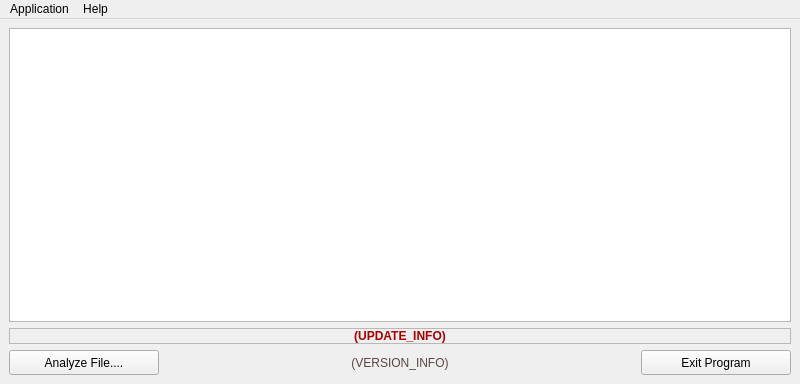
<?xml version="1.0" encoding="UTF-8"?>
<ui version="4.0">
 <class>MainWindow</class>
 <widget class="QMainWindow" name="MainWindow">
  <property name="geometry">
   <rect>
    <x>0</x>
    <y>0</y>
    <width>800</width>
    <height>384</height>
   </rect>
  </property>
  <property name="windowTitle">
   <string>MediaInfoXP - Minimalist GUI for MediaInfo</string>
  </property>
  <property name="windowIcon">
   <iconset resource="../MediaInfoXP.qrc">
    <normaloff>:/MediaInfoXP.png</normaloff>:/MediaInfoXP.png</iconset>
  </property>
  <widget class="QWidget" name="centralwidget">
   <layout class="QGridLayout" name="gridLayout_2">
    <item row="0" column="0">
     <layout class="QVBoxLayout" name="verticalLayout">
      <item>
       <widget class="QTextBrowser" name="textBrowser">
        <property name="horizontalScrollBarPolicy">
         <enum>Qt::ScrollBarAlwaysOff</enum>
        </property>
        <property name="lineWrapMode">
         <enum>QTextEdit::NoWrap</enum>
        </property>
       </widget>
      </item>
      <item>
       <widget class="QLabel" name="updateLabel">
        <property name="palette">
         <palette>
          <active>
           <colorrole role="WindowText">
            <brush brushstyle="SolidPattern">
             <color alpha="255">
              <red>170</red>
              <green>0</green>
              <blue>0</blue>
             </color>
            </brush>
           </colorrole>
          </active>
          <inactive>
           <colorrole role="WindowText">
            <brush brushstyle="SolidPattern">
             <color alpha="255">
              <red>170</red>
              <green>0</green>
              <blue>0</blue>
             </color>
            </brush>
           </colorrole>
          </inactive>
          <disabled>
           <colorrole role="WindowText">
            <brush brushstyle="SolidPattern">
             <color alpha="255">
              <red>120</red>
              <green>120</green>
              <blue>120</blue>
             </color>
            </brush>
           </colorrole>
          </disabled>
         </palette>
        </property>
        <property name="font">
         <font>
          <weight>75</weight>
          <bold>true</bold>
         </font>
        </property>
        <property name="frameShape">
         <enum>QFrame::StyledPanel</enum>
        </property>
        <property name="text">
         <string>(UPDATE_INFO)</string>
        </property>
        <property name="alignment">
         <set>Qt::AlignCenter</set>
        </property>
        <property name="margin">
         <number>2</number>
        </property>
        <property name="openExternalLinks">
         <bool>true</bool>
        </property>
       </widget>
      </item>
      <item>
       <layout class="QHBoxLayout" name="horizontalLayout">
        <item>
         <widget class="QPushButton" name="analyzeButton">
          <property name="minimumSize">
           <size>
            <width>150</width>
            <height>25</height>
           </size>
          </property>
          <property name="text">
           <string>Analyze File....</string>
          </property>
          <property name="icon">
           <iconset resource="../MediaInfoXP.qrc">
            <normaloff>:/MediaInfoXP.png</normaloff>:/MediaInfoXP.png</iconset>
          </property>
         </widget>
        </item>
        <item>
         <spacer name="horizontalSpacer_2">
          <property name="orientation">
           <enum>Qt::Horizontal</enum>
          </property>
          <property name="sizeHint" stdset="0">
           <size>
            <width>40</width>
            <height>20</height>
           </size>
          </property>
         </spacer>
        </item>
        <item>
         <widget class="QLabel" name="versionLabel">
          <property name="sizePolicy">
           <sizepolicy hsizetype="Expanding" vsizetype="Preferred">
            <horstretch>0</horstretch>
            <verstretch>0</verstretch>
           </sizepolicy>
          </property>
          <property name="palette">
           <palette>
            <active>
             <colorrole role="WindowText">
              <brush brushstyle="SolidPattern">
               <color alpha="255">
                <red>91</red>
                <green>70</green>
                <blue>70</blue>
               </color>
              </brush>
             </colorrole>
            </active>
            <inactive>
             <colorrole role="WindowText">
              <brush brushstyle="SolidPattern">
               <color alpha="255">
                <red>91</red>
                <green>70</green>
                <blue>70</blue>
               </color>
              </brush>
             </colorrole>
            </inactive>
            <disabled>
             <colorrole role="WindowText">
              <brush brushstyle="SolidPattern">
               <color alpha="255">
                <red>120</red>
                <green>120</green>
                <blue>120</blue>
               </color>
              </brush>
             </colorrole>
            </disabled>
           </palette>
          </property>
          <property name="cursor">
           <cursorShape>PointingHandCursor</cursorShape>
          </property>
          <property name="text">
           <string>(VERSION_INFO)</string>
          </property>
          <property name="alignment">
           <set>Qt::AlignCenter</set>
          </property>
         </widget>
        </item>
        <item>
         <spacer name="horizontalSpacer">
          <property name="orientation">
           <enum>Qt::Horizontal</enum>
          </property>
          <property name="sizeHint" stdset="0">
           <size>
            <width>40</width>
            <height>20</height>
           </size>
          </property>
         </spacer>
        </item>
        <item>
         <widget class="QPushButton" name="exitButton">
          <property name="minimumSize">
           <size>
            <width>150</width>
            <height>25</height>
           </size>
          </property>
          <property name="text">
           <string>Exit Program</string>
          </property>
          <property name="icon">
           <iconset resource="../MediaInfoXP.qrc">
            <normaloff>:/res/ico_quit.png</normaloff>:/res/ico_quit.png</iconset>
          </property>
         </widget>
        </item>
       </layout>
      </item>
     </layout>
    </item>
   </layout>
  </widget>
  <widget class="QMenuBar" name="menubar">
   <property name="geometry">
    <rect>
     <x>0</x>
     <y>0</y>
     <width>800</width>
     <height>21</height>
    </rect>
   </property>
   <widget class="QMenu" name="menuFile">
    <property name="title">
     <string>Application</string>
    </property>
    <widget class="QMenu" name="menuPreferences">
     <property name="title">
      <string>Preferences</string>
     </property>
     <property name="icon">
      <iconset resource="../MediaInfoXP.qrc">
       <normaloff>:/res/ico_options.png</normaloff>:/res/ico_options.png</iconset>
     </property>
     <addaction name="actionShellExtension"/>
     <addaction name="actionVerboseOutput"/>
    </widget>
    <addaction name="actionOpen"/>
    <addaction name="separator"/>
    <addaction name="actionSave"/>
    <addaction name="actionCopyToClipboard"/>
    <addaction name="actionClear"/>
    <addaction name="separator"/>
    <addaction name="menuPreferences"/>
    <addaction name="separator"/>
    <addaction name="actionExit"/>
   </widget>
   <widget class="QMenu" name="menuHelp">
    <property name="title">
     <string>Help</string>
    </property>
    <addaction name="actionLink_MuldeR"/>
    <addaction name="actionLink_MediaInfo"/>
    <addaction name="actionLink_Discuss"/>
    <addaction name="separator"/>
    <addaction name="actionAbout"/>
   </widget>
   <addaction name="menuFile"/>
   <addaction name="menuHelp"/>
  </widget>
  <action name="actionExit">
   <property name="icon">
    <iconset resource="../MediaInfoXP.qrc">
     <normaloff>:/res/ico_quit.png</normaloff>:/res/ico_quit.png</iconset>
   </property>
   <property name="text">
    <string>Exit</string>
   </property>
  </action>
  <action name="actionAbout">
   <property name="icon">
    <iconset resource="../MediaInfoXP.qrc">
     <normaloff>:/res/ico_info.png</normaloff>:/res/ico_info.png</iconset>
   </property>
   <property name="text">
    <string>About...</string>
   </property>
  </action>
  <action name="actionOpen">
   <property name="icon">
    <iconset resource="../MediaInfoXP.qrc">
     <normaloff>:/res/ico_folder.png</normaloff>:/res/ico_folder.png</iconset>
   </property>
   <property name="text">
    <string>Open Media File...</string>
   </property>
  </action>
  <action name="actionLink_MuldeR">
   <property name="icon">
    <iconset resource="../MediaInfoXP.qrc">
     <normaloff>:/res/ico_link.png</normaloff>:/res/ico_link.png</iconset>
   </property>
   <property name="text">
    <string>MuldeR's OpenSource Projects</string>
   </property>
  </action>
  <action name="actionLink_MediaInfo">
   <property name="icon">
    <iconset resource="../MediaInfoXP.qrc">
     <normaloff>:/res/ico_link.png</normaloff>:/res/ico_link.png</iconset>
   </property>
   <property name="text">
    <string>Official MediaInfo Web-Site</string>
   </property>
  </action>
  <action name="actionClear">
   <property name="enabled">
    <bool>false</bool>
   </property>
   <property name="icon">
    <iconset resource="../MediaInfoXP.qrc">
     <normaloff>:/res/ico_clear.png</normaloff>:/res/ico_clear.png</iconset>
   </property>
   <property name="text">
    <string>Clear Display</string>
   </property>
  </action>
  <action name="actionLink_Discuss">
   <property name="icon">
    <iconset resource="../MediaInfoXP.qrc">
     <normaloff>:/res/ico_link.png</normaloff>:/res/ico_link.png</iconset>
   </property>
   <property name="text">
    <string>MediaInfo Discussion (Doom9)</string>
   </property>
  </action>
  <action name="actionCopyToClipboard">
   <property name="enabled">
    <bool>false</bool>
   </property>
   <property name="icon">
    <iconset resource="../MediaInfoXP.qrc">
     <normaloff>:/res/ico_paste.png</normaloff>:/res/ico_paste.png</iconset>
   </property>
   <property name="text">
    <string>Copy to Clipboard</string>
   </property>
  </action>
  <action name="actionSave">
   <property name="enabled">
    <bool>false</bool>
   </property>
   <property name="icon">
    <iconset resource="../MediaInfoXP.qrc">
     <normaloff>:/res/ico_disk.png</normaloff>:/res/ico_disk.png</iconset>
   </property>
   <property name="text">
    <string>Save to File...</string>
   </property>
  </action>
  <action name="actionShellExtension">
   <property name="checkable">
    <bool>true</bool>
   </property>
   <property name="enabled">
    <bool>false</bool>
   </property>
   <property name="text">
    <string>Enable the Shell Integration</string>
   </property>
  </action>
  <action name="actionVerboseOutput">
   <property name="checkable">
    <bool>true</bool>
   </property>
   <property name="text">
    <string>Enable Verbose Output</string>
   </property>
  </action>
 </widget>
 <tabstops>
  <tabstop>analyzeButton</tabstop>
  <tabstop>exitButton</tabstop>
  <tabstop>textBrowser</tabstop>
 </tabstops>
 <resources>
  <include location="../MediaInfoXP.qrc"/>
  <include location="../MediaInfoXP.qrc"/>
 </resources>
 <connections>
  <connection>
   <sender>actionExit</sender>
   <signal>triggered()</signal>
   <receiver>MainWindow</receiver>
   <slot>close()</slot>
   <hints>
    <hint type="sourcelabel">
     <x>-1</x>
     <y>-1</y>
    </hint>
    <hint type="destinationlabel">
     <x>399</x>
     <y>299</y>
    </hint>
   </hints>
  </connection>
  <connection>
   <sender>exitButton</sender>
   <signal>clicked()</signal>
   <receiver>MainWindow</receiver>
   <slot>close()</slot>
   <hints>
    <hint type="sourcelabel">
     <x>546</x>
     <y>466</y>
    </hint>
    <hint type="destinationlabel">
     <x>316</x>
     <y>244</y>
    </hint>
   </hints>
  </connection>
 </connections>
</ui>
